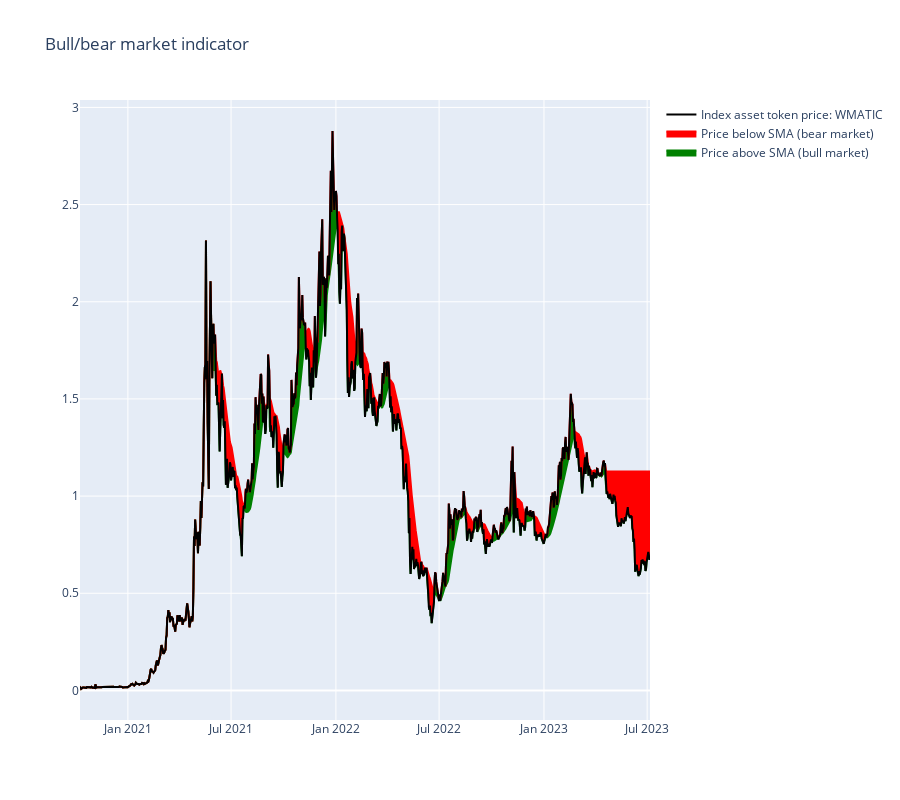

Notebook source saved alongside this figure:
### Markdown cell above
## Bull/bear market moving average analysis

Most Trader Joe pairs trade against AVAX, not USDC. Thus, prices are tightly correlated with AVAX price drops. 
We do not want to trade using a long only strategy in a "bear market" when all assets are dropping, 
as slow moving momentum strategy won't be able to catch good pumps.

### Code cell
import plotly.graph_objects as go
from tradeexecutor.visual.technical_indicator import export_plot_as_dataframe

# Set up DataFrames where one has price and one has moving average
index_asset = universe.get_pair_by_human_description(index_asset_id)
candles = universe.universe.candles.get_candles_by_pair(index_asset.internal_id)  # OHLCV data
sma_plot = state.visualisation.plots["Index moving average"]
sma_df = export_plot_as_dataframe(sma_plot)  # Simple moving average values

# Create a DataFrame that contains values from all of our plots using the same master DateTimeIndex.
# Namely moving averages have less samples, because moving average cannot be calculated
# early on as the time window has not yet enough data.
# We will also interpolate indicator values, as our indicator has less granular
# DateTimeIndex as the price data.
indicator_df = pd.DataFrame(index=candles.index)
indicator_df["price"] = candles["close"]
indicator_df["indicator_value"] = sma_df["value"]
indicator_df["indicator_value"].interpolate(inplace=True)

# There is a multiyear bug in Plotly that you cannot use connectgaps and fill in the same plot.
# This is why we set the indicator value to the price value when we do not want to plot the area,
# as this will fill area with the size of 0
# https://github.com/plotly/plotly.js/issues/1132#issuecomment-531030346
indicator_df["green_above"] = indicator_df.apply(lambda row: row["indicator_value"] if row["price"] > row["indicator_value"] else row["price"], axis="columns")
indicator_df["red_below"] = indicator_df.apply(lambda row: row["indicator_value"] if row["price"] <= row["indicator_value"] else row["price"], axis="columns")

# Fill the area between close price and SMA indicator
# See https://plotly.com/python/filled-area-plots/#interior-filling-for-area-chart
# See also https://stackoverflow.com/a/64743166/315168
fig = go.Figure(
    layout={
        "title": "Bull/bear market indicator",
        "height": 800,
    }
)

# We need to use an invisible trace so we can reset "next y"
# for the red area indicator
fig.add_trace(
    go.Scatter(
        x=indicator_df.index,
        y=indicator_df["price"],
        line_color="rgba(0,0,0,0)",
        showlegend=False,
    )
)

# Plot out the
fig.add_trace(
    go.Scatter(
        x=indicator_df.index,
        y=indicator_df["green_above"],
        name="Price above SMA (bull market)",
        line_color="green",
        connectgaps=False,
        fillcolor="green",
        fill='tonexty',
    )
)

# We need to use an invisible trace so we can reset "next y"
fig.add_trace(
    go.Scatter(
        x=indicator_df.index,
        y=indicator_df["price"],
        line_color="rgba(0,0,0,0)",
        showlegend=False,
    )
)

fig.add_trace(
    go.Scatter(
        x=indicator_df.index,
        y=indicator_df["red_below"],
        name="Price below SMA (bear market)",
        line_color="red",
        connectgaps=False,
        fillcolor="red",
        fill='tonexty',
    )
)

fig.add_trace(
    go.Scatter(
        x=indicator_df.index,
        y=indicator_df["price"],
        name=f"Index asset token price: {index_asset.base.token_symbol}",
        line_color="black",
    )
)

display(fig)

### Figure 1 — Plotly figure (JSON) as saved in the notebook; plotly's stock layout.template omitted (floating-point values rounded to 4 significant figures; data arrays with more than 128 entries replaced by an {"elided": "..."} marker saying what was removed)
{"data": [{"line": {"color": "rgba(0,0,0,0)"}, "showlegend": false, "type": "scatter", "x": {"elided": "1001 str values"}, "y": {"elided": "1001 float values"}}, {"connectgaps": false, "fill": "tonexty", "fillcolor": "green", "line": {"color": "green"}, "name": "Price above SMA (bull market)", "type": "scatter", "x": {"elided": "1001 str values"}, "y": {"elided": "1001 float values"}}, {"line": {"color": "rgba(0,0,0,0)"}, "showlegend": false, "type": "scatter", "x": {"elided": "1001 str values"}, "y": {"elided": "1001 float values"}}, {"connectgaps": false, "fill": "tonexty", "fillcolor": "red", "line": {"color": "red"}, "name": "Price below SMA (bear market)", "type": "scatter", "x": {"elided": "1001 str values"}, "y": {"elided": "1001 float values"}}, {"line": {"color": "black"}, "name": "Index asset token price: WMATIC", "type": "scatter", "x": {"elided": "1001 str values"}, "y": {"elided": "1001 float values"}}], "layout": {"height": 800, "title": {"text": "Bull/bear market indicator"}}}
